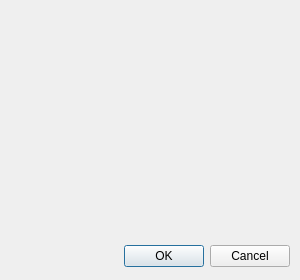
<?xml version="1.0" encoding="UTF-8"?>
<ui version="4.0">
 <class>CImageResizeDialog</class>
 <widget class="QDialog" name="CImageResizeDialog">
  <property name="geometry">
   <rect>
    <x>0</x>
    <y>0</y>
    <width>300</width>
    <height>280</height>
   </rect>
  </property>
  <property name="sizePolicy">
   <sizepolicy hsizetype="Fixed" vsizetype="Fixed">
    <horstretch>0</horstretch>
    <verstretch>0</verstretch>
   </sizepolicy>
  </property>
  <property name="minimumSize">
   <size>
    <width>300</width>
    <height>280</height>
   </size>
  </property>
  <property name="maximumSize">
   <size>
    <width>300</width>
    <height>280</height>
   </size>
  </property>
  <property name="windowTitle">
   <string>Resize Image</string>
  </property>
  <property name="windowOpacity">
   <double>1.000000000000000</double>
  </property>
  <property name="modal">
   <bool>true</bool>
  </property>
  <widget class="QDialogButtonBox" name="buttonBox">
   <property name="geometry">
    <rect>
     <x>30</x>
     <y>240</y>
     <width>260</width>
     <height>32</height>
    </rect>
   </property>
   <property name="sizePolicy">
    <sizepolicy hsizetype="Fixed" vsizetype="Fixed">
     <horstretch>0</horstretch>
     <verstretch>0</verstretch>
    </sizepolicy>
   </property>
   <property name="minimumSize">
    <size>
     <width>260</width>
     <height>32</height>
    </size>
   </property>
   <property name="maximumSize">
    <size>
     <width>260</width>
     <height>32</height>
    </size>
   </property>
   <property name="orientation">
    <enum>Qt::Orientation::Horizontal</enum>
   </property>
   <property name="standardButtons">
    <set>QDialogButtonBox::StandardButton::Cancel|QDialogButtonBox::StandardButton::Ok</set>
   </property>
  </widget>
  <widget class="QWidget" name="verticalLayoutWidget">
   <property name="geometry">
    <rect>
     <x>10</x>
     <y>10</y>
     <width>281</width>
     <height>221</height>
    </rect>
   </property>
   <layout class="QVBoxLayout" name="verticalLayout"/>
  </widget>
 </widget>
 <resources/>
 <connections>
  <connection>
   <sender>buttonBox</sender>
   <signal>accepted()</signal>
   <receiver>CImageResizeDialog</receiver>
   <slot>accept()</slot>
   <hints>
    <hint type="sourcelabel">
     <x>248</x>
     <y>254</y>
    </hint>
    <hint type="destinationlabel">
     <x>157</x>
     <y>274</y>
    </hint>
   </hints>
  </connection>
  <connection>
   <sender>buttonBox</sender>
   <signal>rejected()</signal>
   <receiver>CImageResizeDialog</receiver>
   <slot>reject()</slot>
   <hints>
    <hint type="sourcelabel">
     <x>316</x>
     <y>260</y>
    </hint>
    <hint type="destinationlabel">
     <x>286</x>
     <y>274</y>
    </hint>
   </hints>
  </connection>
 </connections>
</ui>
